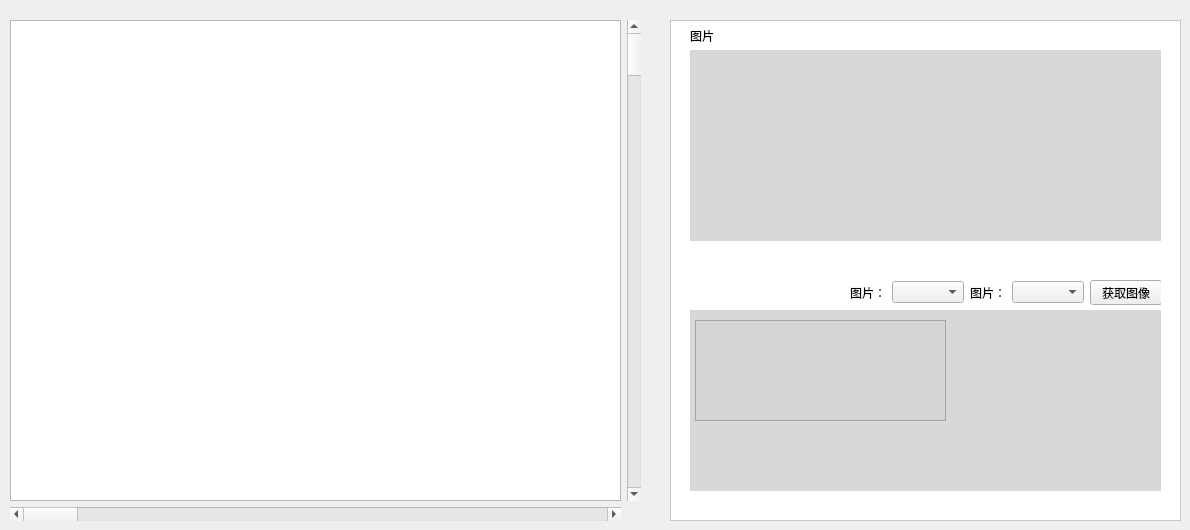
        <widget class="QWidget" name="tab_5">
         <attribute name="title">
          <string> 测量 </string>
         </attribute>
         <widget class="QTextEdit" name="textEdit">
          <property name="geometry">
           <rect>
            <x>670</x>
            <y>20</y>
            <width>511</width>
            <height>501</height>
           </rect>
          </property>
          <property name="styleSheet">
           <string notr="true">background-color: rgb(255, 255, 255);</string>
          </property>
         </widget>
         <widget class="QLabel" name="label_45">
          <property name="geometry">
           <rect>
            <x>690</x>
            <y>30</y>
            <width>54</width>
            <height>12</height>
           </rect>
          </property>
          <property name="text">
           <string>图片</string>
          </property>
         </widget>
         <widget class="QLabel" name="label_46">
          <property name="geometry">
           <rect>
            <x>690</x>
            <y>50</y>
            <width>471</width>
            <height>191</height>
           </rect>
          </property>
          <property name="styleSheet">
           <string notr="true">background-color: rgb(216, 216, 216);</string>
          </property>
          <property name="text">
           <string/>
          </property>
         </widget>
         <widget class="QLabel" name="label_47">
          <property name="geometry">
           <rect>
            <x>690</x>
            <y>310</y>
            <width>471</width>
            <height>181</height>
           </rect>
          </property>
          <property name="styleSheet">
           <string notr="true">background-color: rgb(216, 216, 216);</string>
          </property>
          <property name="text">
           <string/>
          </property>
         </widget>
         <widget class="QTableWidget" name="tableWidget_4">
          <property name="geometry">
           <rect>
            <x>695</x>
            <y>320</y>
            <width>251</width>
            <height>101</height>
           </rect>
          </property>
          <property name="styleSheet">
           <string notr="true">background-color: rgb(213, 213, 213);</string>
          </property>
         </widget>
         <widget class="QWidget" name="layoutWidget">
          <property name="geometry">
           <rect>
            <x>10</x>
            <y>20</y>
            <width>631</width>
            <height>501</height>
           </rect>
          </property>
          <layout class="QGridLayout" name="gridLayout_4">
           <item row="0" column="0">
            <widget class="QTableWidget" name="tableWidget_3"/>
           </item>
           <item row="0" column="1">
            <widget class="QScrollBar" name="verticalScrollBar_13">
             <property name="orientation">
              <enum>Qt::Vertical</enum>
             </property>
            </widget>
           </item>
           <item row="1" column="0">
            <widget class="QScrollBar" name="horizontalScrollBar_3">
             <property name="orientation">
              <enum>Qt::Horizontal</enum>
             </property>
            </widget>
           </item>
          </layout>
         </widget>
         <widget class="QWidget" name="layoutWidget">
          <property name="geometry">
           <rect>
            <x>850</x>
            <y>280</y>
            <width>311</width>
            <height>25</height>
           </rect>
          </property>
          <layout class="QHBoxLayout" name="horizontalLayout_11">
           <item>
            <widget class="QLabel" name="label_48">
             <property name="text">
              <string>图片：</string>
             </property>
            </widget>
           </item>
           <item>
            <widget class="QComboBox" name="comboBox"/>
           </item>
           <item>
            <widget class="QLabel" name="label_49">
             <property name="text">
              <string>图片：</string>
             </property>
            </widget>
           </item>
           <item>
            <widget class="QComboBox" name="comboBox_2"/>
           </item>
           <item>
            <widget class="QPushButton" name="pushButton_8">
             <property name="text">
              <string>获取图像</string>
             </property>
            </widget>
           </item>
          </layout>
         </widget>
        </widget>
